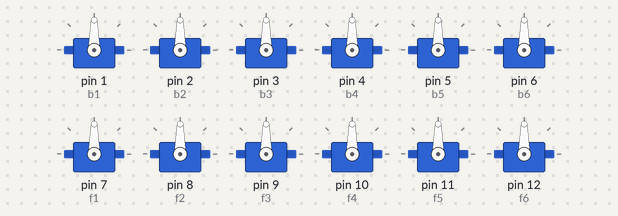
This sketch was run on a simulated Arduino Uno, built with avr-gcc and run on an emulated ATmega328P. Shown: 12 × servo.

Above: at 0.1 s.
At 1.37 s:
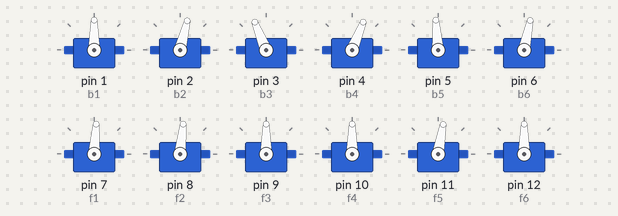
At 2.72 s:
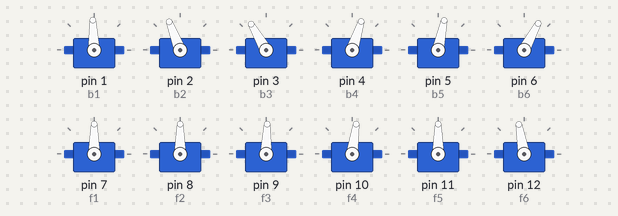
At 7.53 s:
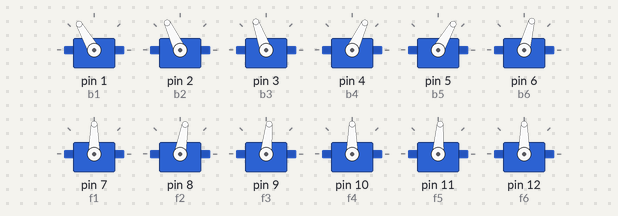
At 14.43 s:
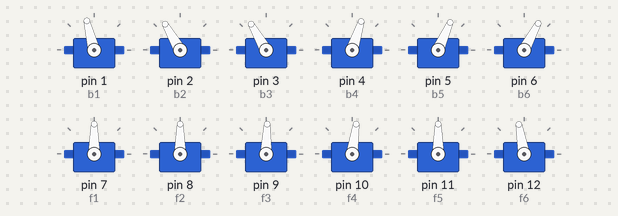
At 28.55 s:
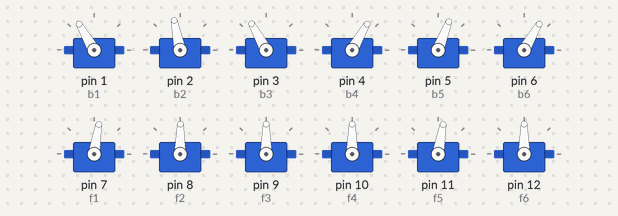
Timing chart, 0 to 28.5 s (numbered marks = the images above):
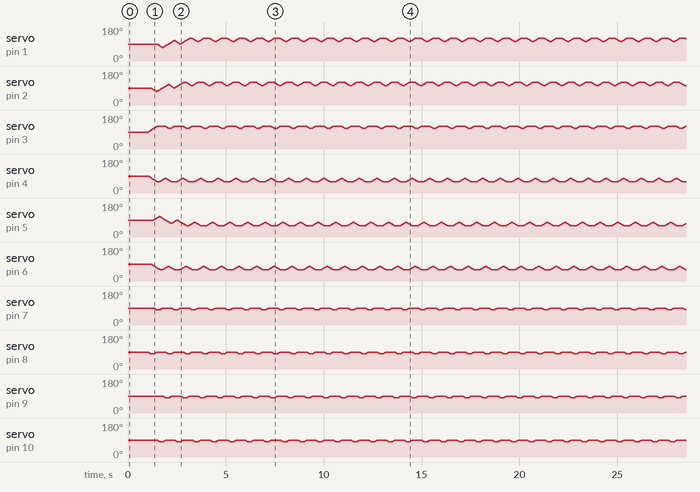

The sketch:

riple_hex_walking.pde
```cpp
#include <VarSpeedServo.h>
VarSpeedServo b1;
VarSpeedServo b2;
VarSpeedServo b3;
VarSpeedServo b4;
VarSpeedServo b5;
VarSpeedServo b6;
VarSpeedServo f1;
VarSpeedServo f2;
VarSpeedServo f3;
VarSpeedServo f4;
VarSpeedServo f5;
VarSpeedServo f6;
int n=90,l=10,m=20,b=30,x=150;
void setup()
{
 b1.attach(1);
 b2.attach(2);
 b3.attach(3);
 b4.attach(4);
 b5.attach(5);
 b6.attach(6);
 f1.attach(7);
 f2.attach(8);
 f3.attach(9);
 f4.attach(10);
 f5.attach(11);
 f6.attach(12);
 b1.slowmove(n,40);
 b2.slowmove(n,40);
 b3.slowmove(n,40);
 b4.slowmove(n,40);
 b5.slowmove(n,40);
 b6.slowmove(n,40);
 f1.slowmove(n,40);
 f2.slowmove(n,40);
 f3.slowmove(n,40);
 f4.slowmove(n,40);
 f5.slowmove(n,40);
 f6.slowmove(n,40);
 delay(1000);
}
void loop()
{
  f2.slowmove(n-l,40);
  b4.slowmove(n-b,40);
  f6.slowmove(n,40);
  b3.slowmove(n+m,40);
  delay(x);

  b2.slowmove(n-m,40);
  f5.slowmove(n-l,40);
  b6.slowmove(n-b,40);
  f3.slowmove(n,40);
  delay(x);

  f2.slowmove(n,40);
  b5.slowmove(n+m,40);
  f1.slowmove(n-l,40);
  b3.slowmove(n+b,40);
  delay(x);

  b2.slowmove(n+b,40);
  f5.slowmove(n,40);
  b1.slowmove(n-m,40);
  f4.slowmove(n-l,40);
  delay(x);

  b5.slowmove(n-b,40);
  f1.slowmove(n,40);
  b4.slowmove(n+m,40);
  f6.slowmove(n+l,40);
  delay(x);

  b1.slowmove(n+b,40);
  f4.slowmove(n,40);
  b6.slowmove(n+m,40);
  f3.slowmove(n-l,40);
  delay(x);
}
```

Measured:
- by itself, servo on pin 12 (f6): repeats every 0.90 s: 92° 0.02 s, 94° 0.02 s, 95° 0.02 s, 96° 0.02 s, 97° 0.02 s, 99° 0.02 s, 100° 0.16 s, 99° 0.02 s, 98° 0.02 s, 96° 0.02 s, 95° 0.02 s, 94° 0.02 s, 93° 0.02 s, 91° 0.02 s, 90° 0.46 s, 91° 0.02 s
- by itself, servo on pin 7 (f1), servo on pin 8 (f2), servo on pin 9 (f3), servo on pin 10 (f4), servo on pin 11 (f5): repeats every 0.90 s: 88° 0.02 s, 86° 0.02 s, 85° 0.02 s, 84° 0.02 s, 83° 0.02 s, 81° 0.02 s, 80° 0.16 s, 81° 0.02 s, 82° 0.02 s, 84° 0.02 s, 85° 0.02 s, 86° 0.02 s, 87° 0.02 s, 89° 0.02 s, 90° 0.46 s, 89° 0.02 s
